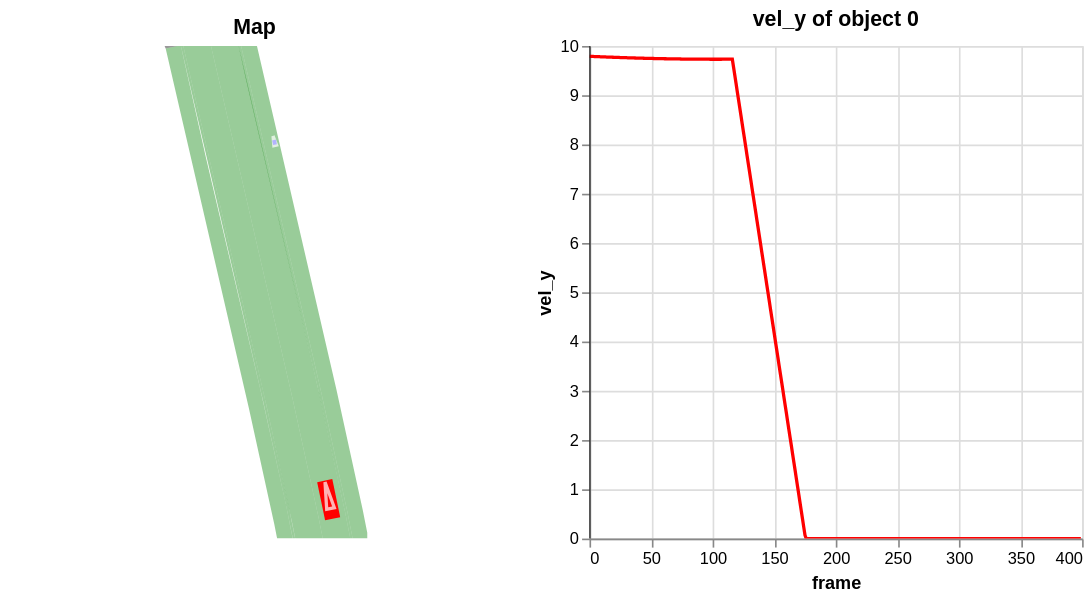

The notebook cell saved with this chart:
### Markdown cell above
### Plot using Altair
You can create interactive plots with [altair](https://altair-viz.github.io/) using `plot_altair` function of the recording. If using the the function in a non notebook environment use `import altair as alt; alt.renderers.enable("browser")` to enable blotting in a browser and call `.show()` on the resulting chart.

### Code cell
r.plot_altair(start_frame=0, end_frame=400, metric_column="vel_y", idx=0)

### Figure 1 — Vega-Lite specification as saved in the notebook (floating-point values rounded to 4 significant figures; data arrays with more than 128 entries replaced by an {"elided": "..."} marker saying what was removed)
{"config": {"view": {"continuousWidth": 300, "continuousHeight": 300}}, "hconcat": [{"layer": [{"data": {"name": "data-29b18f8df5fa83f31778688de3365ec5"}, "mark": {"type": "geoshape", "fillOpacity": 0, "filled": false, "opacity": 0}}, {"data": {"name": "data-e4969e361fd33d8857c43c8f8053cb8e"}, "mark": {"type": "geoshape", "fillOpacity": 0.4, "filled": true}, "encoding": {"color": {"condition": [{"test": {"equal": true, "field": "properties.on_intersection"}, "value": "black"}], "value": "green"}, "tooltip": [{"field": "properties.idx", "type": "nominal"}, {"field": "properties.type", "type": "ordinal"}, {"field": "properties.subtype", "type": "ordinal"}, {"field": "properties.on_intersection", "type": "ordinal"}]}}, {"data": {"name": "data-e593e46a9c0f05d711ca9eb712f7acb3"}, "mark": {"type": "geoshape"}, "encoding": {"color": {"condition": [{"test": {"equal": -1, "field": "properties.idx"}, "value": "red"}, {"test": {"equal": 0, "field": "properties.idx"}, "value": "red"}], "value": "blue"}, "tooltip": [{"field": "properties.idx", "type": "nominal"}, {"field": "properties.frame", "type": "nominal"}, {"field": "properties.type", "type": "ordinal"}]}, "transform": [{"filter": {"equal": {"expr": "param_69790c8177d60e7c"}, "field": "properties.frame"}}]}, {"data": {"name": "data-e52254f5a7ddd45b6661c21e3e33ff83"}, "mark": {"type": "point", "color": "white", "shape": "wedge", "strokeWidth": 2}, "encoding": {"angle": {"field": "deg", "scale": {"domain": [180, -180], "range": [-90, 270]}, "type": "quantitative"}, "latitude": {"field": "y", "type": "quantitative"}, "longitude": {"field": "x", "type": "quantitative"}, "size": {"field": "size", "legend": null, "type": "quantitative"}, "tooltip": [{"field": "idx", "type": "nominal"}, {"field": "frame", "type": "nominal"}, {"field": "type", "type": "ordinal"}]}, "transform": [{"filter": {"equal": {"expr": "param_69790c8177d60e7c"}, "field": "frame"}}]}], "projection": {"reflectY": true, "type": "identity"}, "title": "Map"}, {"layer": [{"data": {"name": "data-2931ee100fc66251f876f1fdfe0587a7"}, "mark": {"type": "line", "tooltip": true}, "encoding": {"color": {"value": "red"}, "x": {"field": "frame", "type": "quantitative"}, "y": {"field": "vel_y", "type": "quantitative"}}, "name": "view_51566748295a34f6_1", "title": "vel_y of object 0"}, {"data": {"name": "empty"}, "mark": {"type": "rule"}, "encoding": {"x": {"scale": {"domain": [0, 399]}, "type": "quantitative", "datum": {"expr": "param_69790c8177d60e7c"}}}}]}], "params": [{"name": "param_1e9efca18e7a2868", "select": {"type": "interval", "encodings": ["x", "y"]}, "bind": "scales", "views": ["view_51566748295a34f6_1"]}, {"name": "param_69790c8177d60e7c", "bind": {"input": "range", "max": 399, "min": 0, "name": "frame", "step": 1}, "value": 0}], "$schema": "https://vega.github.io/schema/vega-lite/v6.4.1.json", "datasets": {"data-29b18f8df5fa83f31778688de3365ec5": [{"type": "Feature", "geometry": {"type": "Polygon", "coordinates": [[[47.74, -12.69], [47.74, -74.92], [18.44, -74.92], [18.44, -12.69], [47.74, -12.69]]]}, "properties": {}}], "data-e4969e361fd33d8857c43c8f8053cb8e": [{"type": "Feature", "geometry": {"type": "Polygon", "coordinates": [[[41.46, -56.1], [44.84, -71.58], [45.49, -74.88], [41.92, -74.88], [41.38, -72.14], [38.03, -56.82], [27.45, -11.09], [31.05, -11.09], [41.46, -56.1]]]}, "properties": {"idx": 0, "type": "DRIVING", "subtype": "NORMAL", "on_intersection": false}}, {"type": "Feature", "geometry": {"type": "Polygon", "coordinates": [[[41.75, -56.05], [45.14, -71.54], [45.8, -74.88], [45.49, -74.88], [44.84, -71.6], [41.23, -55.12], [31.96, -15.37], [31.03, -11.09], [31.35, -11.09], [41.75, -56.05]]]}, "properties": {"idx": 1, "type": "NONDRIVING", "subtype": "BORDER", "on_intersection": false}}, {"type": "Feature", "geometry": {"type": "Polygon", "coordinates": [[[43.71, -55.63], [47.11, -71.21], [47.7, -74.18], [47.7, -74.88], [45.8, -74.88], [45.14, -71.54], [41.75, -56.05], [31.35, -11.09], [33.41, -11.09], [43.71, -55.63]]]}, "properties": {"idx": 2, "type": "NONDRIVING", "subtype": "SIDEWALK", "on_intersection": false}}, {"type": "Feature", "geometry": {"type": "Polygon", "coordinates": [[[37.93, -72.71], [34.6, -57.54], [23.86, -11.09], [27.45, -11.09], [38.03, -56.82], [41.38, -72.14], [41.92, -74.88], [38.36, -74.88], [37.93, -72.71]]]}, "properties": {"idx": 3, "type": "DRIVING", "subtype": "NORMAL", "on_intersection": false}}, {"type": "Feature", "geometry": {"type": "Polygon", "coordinates": [[[37.22, -70.78], [34.16, -56.94], [23.55, -11.09], [23.86, -11.09], [34.45, -56.87], [37.51, -70.72], [38.35, -74.88], [38.04, -74.88], [37.22, -70.78]]]}, "properties": {"idx": 4, "type": "NONDRIVING", "subtype": "BORDER", "on_intersection": false}}, {"type": "Feature", "geometry": {"type": "Polygon", "coordinates": [[[35.65, -73.07], [32.35, -58.01], [21.58, -11.41], [23.07, -11.09], [23.55, -11.09], [26.75, -25.33], [33.79, -55.34], [37.19, -70.65], [38.03, -74.88], [36.01, -74.88], [35.65, -73.07]]]}, "properties": {"idx": 5, "type": "NONDRIVING", "subtype": "SIDEWALK", "on_intersection": false}}, {"type": "Feature", "geometry": {"type": "Polygon", "coordinates": []}, "properties": {"idx": 6, "type": "DRIVING", "subtype": "NORMAL", "on_intersection": false}}, {"type": "Feature", "geometry": {"type": "Polygon", "coordinates": []}, "properties": {"idx": 7, "type": "NONDRIVING", "subtype": "BORDER", "on_intersection": false}}, {"type": "Feature", "geometry": {"type": "Polygon", "coordinates": []}, "properties": {"idx": 8, "type": "NONDRIVING", "subtype": "SIDEWALK", "on_intersection": false}}, {"type": "Feature", "geometry": {"type": "Polygon", "coordinates": []}, "properties": {"idx": 9, "type": "DRIVING", "subtype": "NORMAL", "on_intersection": false}}, {"type": "Feature", "geometry": {"type": "Polygon", "coordinates": []}, "properties": {"idx": 10, "type": "NONDRIVING", "subtype": "BORDER", "on_intersection": false}}, {"type": "Feature", "geometry": {"type": "Polygon", "coordinates": []}, "properties": {"idx": 11, "type": "NONDRIVING", "subtype": "SIDEWALK", "on_intersection": false}}, {"type": "Feature", "geometry": {"type": "Polygon", "coordinates": []}, "properties": {"idx": 12, "type": "DRIVING", "subtype": "NORMAL", "on_intersection": false}}, {"type": "Feature", "geometry": {"type": "Polygon", "coordinates": []}, "properties": {"idx": 13, "type": "NONDRIVING", "subtype": "BORDER", "on_intersection": false}}, {"type": "Feature", "geometry": {"type": "Polygon", "coordinates": []}, "properties": {"idx": 14, "type": "NONDRIVING", "subtype": "SIDEWALK", "on_intersection": false}}, {"type": "Feature", "geometry": {"type": "Polygon", "coordinates": []}, "properties": {"idx": 15, "type": "DRIVING", "subtype": "NORMAL", "on_intersection": false}}, {"type": "Feature", "geometry": {"type": "Polygon", "coordinates": []}, "properties": {"idx": 16, "type": "NONDRIVING", "subtype": "BORDER", "on_intersection": false}}, {"type": "Feature", "geometry": {"type": "Polygon", "coordinates": []}, "properties": {"idx": 17, "type": "NONDRIVING", "subtype": "SIDEWALK", "on_intersection": false}}, {"type": "Feature", "geometry": {"type": "Polygon", "coordinates": []}, "properties": {"idx": 18, "type": "DRIVING", "subtype": "NORMAL", "on_intersection": false}}, {"type": "Feature", "geometry": {"type": "Polygon", "coordinates": []}, "properties": {"idx": 19, "type": "NONDRIVING", "subtype": "BORDER", "on_intersection": false}}, {"type": "Feature", "geometry": {"type": "Polygon", "coordinates": []}, "properties": {"idx": 20, "type": "NONDRIVING", "subtype": "SIDEWALK", "on_intersection": false}}, {"type": "Feature", "geometry": {"type": "Polygon", "coordinates": []}, "properties": {"idx": 21, "type": "DRIVING", "subtype": "NORMAL", "on_intersection": false}}, {"type": "Feature", "geometry": {"type": "Polygon", "coordinates": []}, "properties": {"idx": 22, "type": "NONDRIVING", "subtype": "BORDER", "on_intersection": false}}, {"type": "Feature", "geometry": {"type": "Polygon", "coordinates": []}, "properties": {"idx": 23, "type": "NONDRIVING", "subtype": "SIDEWALK", "on_intersection": false}}, {"type": "Feature", "geometry": {"type": "Polygon", "coordinates": []}, "properties": {"idx": 24, "type": "INTERSECTION", "subtype": "NORMAL", "on_intersection": true}}, {"type": "Feature", "geometry": {"type": "Polygon", "coordinates": []}, "properties": {"idx": 25, "type": "INTERSECTION", "subtype": "NORMAL", "on_intersection": true}}, {"type": "Feature", "geometry": {"type": "Polygon", "coordinates": []}, "properties": {"idx": 26, "type": "INTERSECTION", "subtype": "BORDER", "on_intersection": true}}, {"type": "Feature", "geometry": {"type": "Polygon", "coordinates": []}, "properties": {"idx": 27, "type": "INTERSECTION", "subtype": "SIDEWALK", "on_intersection": true}}, {"type": "Feature", "geometry": {"type": "Polygon", "coordinates": []}, "properties": {"idx": 28, "type": "INTERSECTION", "subtype": "NORMAL", "on_intersection": true}}, {"type": "Feature", "geometry": {"type": "Polygon", "coordinates": []}, "properties": {"idx": 29, "type": "INTERSECTION", "subtype": "NORMAL", "on_intersection": true}}, {"type": "Feature", "geometry": {"type": "Polygon", "coordinates": []}, "properties": {"idx": 30, "type": "INTERSECTION", "subtype": "BORDER", "on_intersection": true}}, {"type": "Feature", "geometry": {"type": "Polygon", "coordinates": []}, "properties": {"idx": 31, "type": "INTERSECTION", "subtype": "SIDEWALK", "on_intersection": true}}, {"type": "Feature", "geometry": {"type": "Polygon", "coordinates": []}, "properties": {"idx": 32, "type": "INTERSECTION", "subtype": "NORMAL", "on_intersection": true}}, {"type": "Feature", "geometry": {"type": "Polygon", "coordinates": []}, "properties": {"idx": 33, "type": "INTERSECTION", "subtype": "NORMAL", "on_intersection": true}}, {"type": "Feature", "geometry": {"type": "Polygon", "coordinates": []}, "properties": {"idx": 34, "type": "INTERSECTION", "subtype": "NORMAL", "on_intersection": true}}, {"type": "Feature", "geometry": {"type": "Polygon", "coordinates": []}, "properties": {"idx": 35, "type": "INTERSECTION", "subtype": "BORDER", "on_intersection": true}}, {"type": "Feature", "geometry": {"type": "Polygon", "coordinates": [[[21.58, -11.41], [21.44, -11.09], [23.08, -11.09], [21.58, -11.41]]]}, "properties": {"idx": 36, "type": "INTERSECTION", "subtype": "SIDEWALK", "on_intersection": true}}, {"type": "Feature", "geometry": {"type": "Polygon", "coordinates": []}, "properties": {"idx": 37, "type": "INTERSECTION", "subtype": "NORMAL", "on_intersection": true}}, {"type": "Feature", "geometry": {"type": "Polygon", "coordinates": []}, "properties": {"idx": 38, "type": "INTERSECTION", "subtype": "NORMAL", "on_intersection": true}}, {"type": "Feature", "geometry": {"type": "Polygon", "coordinates": []}, "properties": {"idx": 39, "type": "INTERSECTION", "subtype": "NORMAL", "on_intersection": true}}, {"type": "Feature", "geometry": {"type": "Polygon", "coordinates": []}, "properties": {"idx": 40, "type": "INTERSECTION", "subtype": "NORMAL", "on_intersection": true}}, {"type": "Feature", "geometry": {"type": "Polygon", "coordinates": []}, "properties": {"idx": 41, "type": "INTERSECTION", "subtype": "NORMAL", "on_intersection": true}}, {"type": "Feature", "geometry": {"type": "Polygon", "coordinates": []}, "properties": {"idx": 42, "type": "INTERSECTION", "subtype": "BORDER", "on_intersection": true}}, {"type": "Feature", "geometry": {"type": "Polygon", "coordinates": []}, "properties": {"idx": 43, "type": "INTERSECTION", "subtype": "SIDEWALK", "on_intersection": true}}], "data-e593e46a9c0f05d711ca9eb712f7acb3": {"elided": "800 records"}, "data-e52254f5a7ddd45b6661c21e3e33ff83": {"elided": "800 records"}, "data-2931ee100fc66251f876f1fdfe0587a7": {"elided": "400 records"}, "empty": [{}]}}
